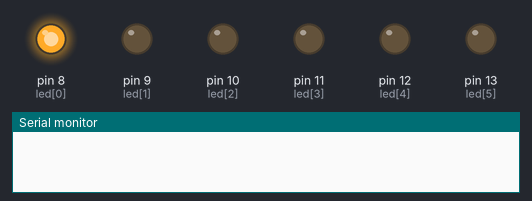
Bench run of a sketch on a simulated Arduino Uno, built with avr-gcc and run on an emulated ATmega328P. Parts: output pins drawn as LEDs (lit = HIGH), the last lines printed to the serial monitor.

Above: at 0.07 s.
At 0.67 s:
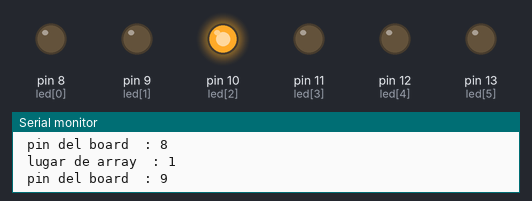
At 0.97 s:
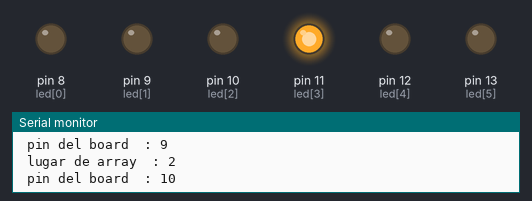
At 2.02 s:
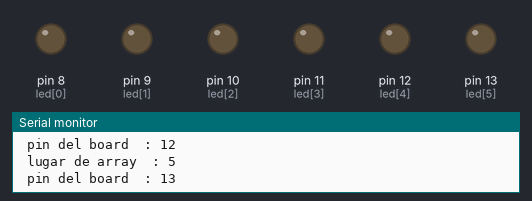
At 3.08 s:
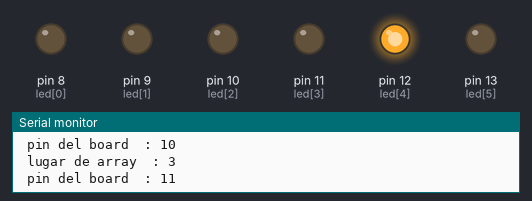
At 3.98 s:
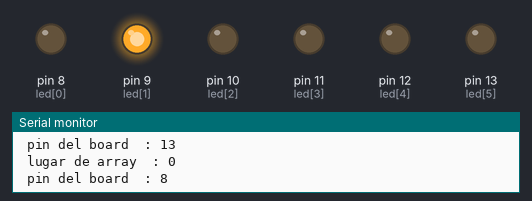
Timing chart, 0 to 4.3 s (numbered marks = the images above):
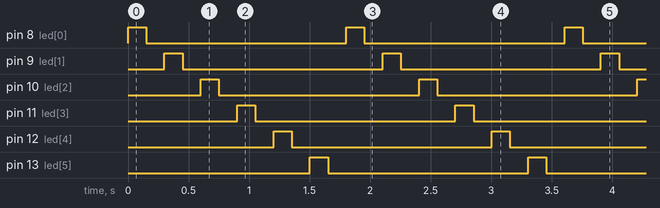

The sketch:

digitalWrite_05_Serial.ino
```cpp
/*                                     +  -                                         +  -
                                       *  *    *  *  *  *  *       *  *  *  *  *    *  *
                                       *  *    *  *  *  *  *       *  *  +-----+    *  *
                                       *  * +----[PWR]-------------------| USB |--+ *  *
                                       *  * |                            +-----+  | *  *
                                       *  * |         GND/RST2  [ ][ ]            | *  *
                                       *  * |       MOSI2/SCK2  [ ][ ]  A5/SCL[ ] | *  *
                                       *  * |          5V/MISO2 [ ][ ]  A4/SDA[ ] | *  *
                                       *  * |                             AREF[ ] | *  *
                                       *  * |                              GND[ ] | *  *
                                       *  * | [ ]N/C                    SCK/13[0] |-------------------------\
                                       *  * | [ ]IOREF                 MISO/12[0] |------------------------\ |
                                       *  * | [ ]RST                   MOSI/11[0]~|-----------------------\|||
                                       *  * | [ ]3V3    +---+               10[0]~|----------------------\||||
                                       0------[0]5v    -| A |-               9[0]~|---------------------\|||||
                                       *  * | [ ]GND   -| R |-               8[0] |--------------------\||||||
                                       *  0---[0]GND   -| D |-                    | *  *                ||||||
                                       *  * | [ ]Vin   -| U |-               7[ ] | *  *                ||||||
                                       *  * |          -| I |-               6[ ]~| *  *                ||||||
                                       *  * | [ ]A0    -| N |-               5[ ]~| *  *                ||||||
                                       *  * | [ ]A1    -| O |-               4[ ] | *  *                ||||||
                                       *  * | [ ]A2     +---+           INT1/3[ ]~| *  *                ||||||
                                       *  * | [ ]A3                     INT0/2[ ] | *  *                ||||||
                                       *  * | [ ]A4/SDA   RST SCK MISO    TX>1[ ] | *  *                ||||||
                                       *  * | [ ]A5/SCL   [ ] [ ] [ ]     RX<0[ ] | *  *                ||||||
                                       *  * |             [ ] [ ] [ ]             | *  *                ||||||
                                       *  * |  UNO_R3     GND MOSI 5V ____________/ *  *                ||||||
                                       *  * \________________________/              *  *                ||||||
                                       *  *    *  *  *  *  *       *  *  *  *  *    *  *                ||||||
                                       *  *    *  *  *  *  *       *  *  *  *  *    *  *                ||||||
                                          220 Ohm            Led 1              /----------------------/ ||||| pin 8
                                       *  0-ww-0  *  *  *  0--|>|--0  *  *  *  0    *  *                 |||||
                                       *  *    *  *  *  *  *       *  *  *  *  *    *  *                 |||||
                                       *  *    *  *  *  *  *       *  *  *  *  *    *  *                 |||||
                                          220 Ohm            Led 2              /-----------------------/ |||| pin 9
                                       *  0-ww-0  *  *  *  0--|>|--0  *  *  *  0    *  *                  ||||
                                       *  *    *  *  *  *  *       *  *  *  *  *    *  *                  ||||
                                       *  *    *  *  *  *  *       *  *  *  *  *    *  *                  ||||
                                          220 Ohm            Led 3              /------------------------/ ||| pin 10
                                       *  0-ww-0  *  *  *  0--|>|--0  *  *  *  0    *  *                   |||
                                       *  *    *  *  *  *  *       *  *  *  *  *    *  *                   |||
                                       *  *    *  *  *  *  *       *  *  *  *  *    *  *                   |||
                                          220 Ohm            Led 4              /-------------------------/ || pin 11
                                       *  0-ww-0  *  *  *  0--|>|--0  *  *  *  0    *  *                    ||
                                       *  *    *  *  *  *  *       *  *  *  *  *    *  *                    ||
                                       *  *    *  *  *  *  *       *  *  *  *  *    *  *                    ||
                                          220 Ohm            Led 5              /--------------------------/ | pin 12
                                       *  0-ww-0  *  *  *  0--|>|--0  *  *  *  0    *  *                     |
                                       *  *    *  *  *  *  *       *  *  *  *  *    *  *                     |
                                       *  *    *  *  *  *  *       *  *  *  *  *    *  *                     |
                                          220 Ohm            Led 6              /---------------------------/  pin 13
                                       *  0-ww-0  *  *  *  0--|>|--0  *  *  *  0    *  *
                                       *  *    *  *  *  *  *       *  *  *  *  *    *  *
                                       *  *    *  *  *  *  *       *  *  *  *  *    *  *
                                       *  *    *  *  *  *  *       *  *  *  *  *    *  *
                                       *  *    *  *  *  *  *       *  *  *  *  *    *  *
                                       *  *    *  *  *  *  *       *  *  *  *  *    *  *
                                       *  0    *  *  *  *  *       *  *  *  *  *    *  0
                         pin GND---------/ \------------------------------------------/ - GND
                                       *  *    *  *  *  *  *       *  *  *  *  *    *  *
                                       *  *    *  *  *  *  *       *  *  *  *  *    *  *
                                       0  *    *  *  *  *  *       *  *  *  *  *    0  *
                         pin 5v-------/ \------------------------------------------/+ 5v
*/

int demora =  150;
int led[] = {8,9,10,11,12,13};
int pin =  0;
void setup()
 {
  for (pin=0;pin<=5; pin++)
  {
    pinMode(led[pin],OUTPUT);
  }
  Serial.begin(9600);
}

void loop()
{
  for (pin=0;pin<=5; pin++)
  {
    digitalWrite (led[pin],HIGH);
    delay(demora);
    digitalWrite (led[pin],LOW);
    delay(demora);
    Serial.print(" lugar de array  : ");
    Serial.println(pin);
    Serial.print(" pin del board  : ");
    Serial.print(led[pin]);
    Serial.println("      ");
  }
}
```

Measured:
- by itself, pin 8 (led[0]), pin 9 (led[1]), pin 10 (led[2]), pin 11 (led[3]), pin 12 (led[4]), pin 13 (led[5]): alternates HIGH for 0.15 s and LOW for 1.7 s
- by itself, everything shown: repeats every 1.8 s, in 12 steps
